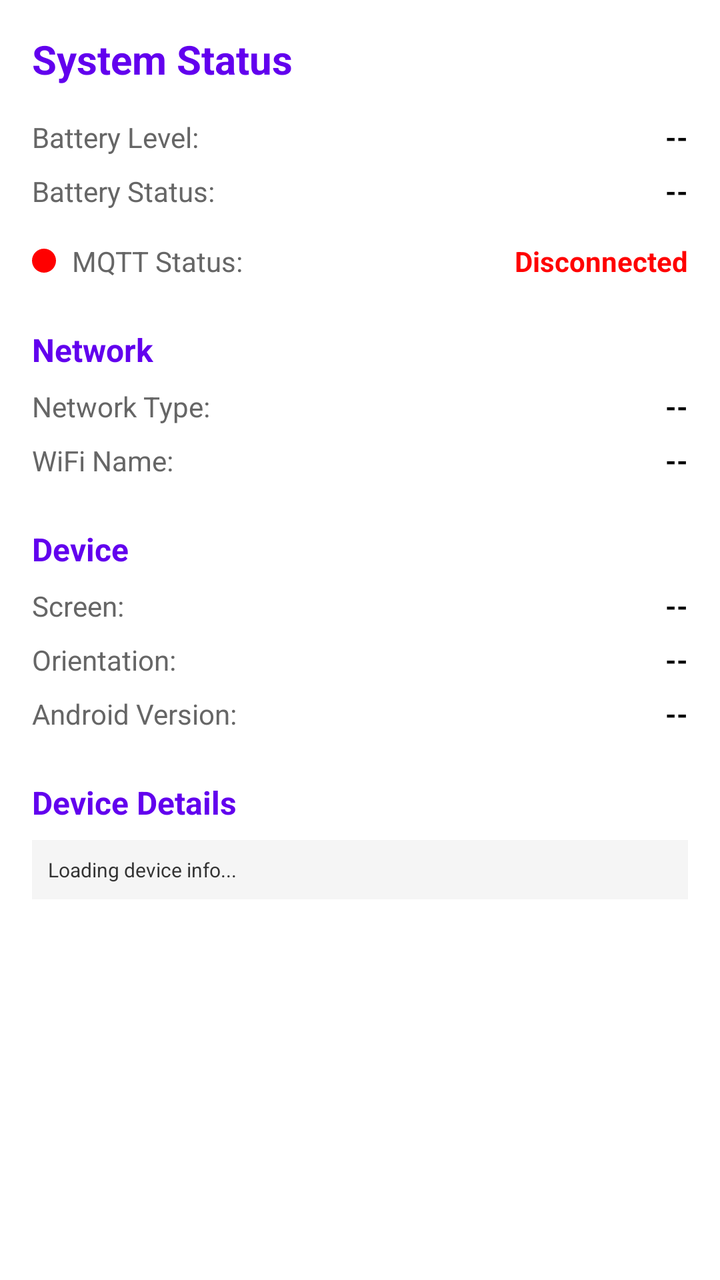
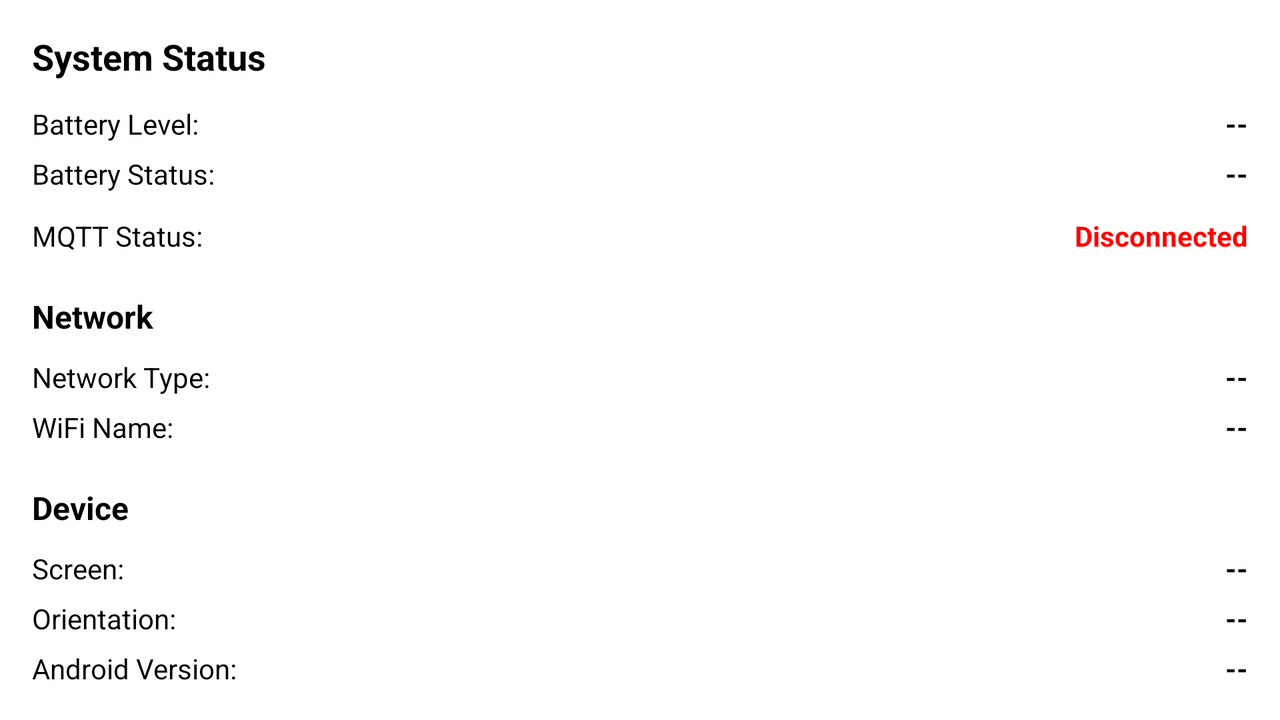

The same Android screen from two of the app's own layout files: first res/layout/ as a phone draws it, then the repository's variant for another configuration, drawn on a device whose configuration selects that folder. Both files follow.
<!-- AndroidManifest.xml: application theme Theme.MqttExample -->
<!-- res/layout/fragment_home.xml -->
<?xml version="1.0" encoding="utf-8"?>
<LinearLayout xmlns:android="http://schemas.android.com/apk/res/android"
    xmlns:app="http://schemas.android.com/apk/res-auto"
    android:layout_width="match_parent"
    android:layout_height="match_parent"
    android:orientation="horizontal"
    android:background="@android:color/white">

    
    <ScrollView
        android:id="@+id/main_scroll"
        android:layout_width="0dp"
        android:layout_height="match_parent"
        android:layout_weight="1">

        <LinearLayout
            android:layout_width="match_parent"
            android:layout_height="wrap_content"
            android:orientation="vertical"
            android:padding="16dp">

            <TextView
                android:layout_width="wrap_content"
                android:layout_height="wrap_content"
                android:text="System Status"
                android:textColor="?attr/colorPrimary"
                android:textSize="@dimen/text_h1"
                android:textStyle="bold" />

            
            <LinearLayout
                android:layout_width="match_parent"
                android:layout_height="wrap_content"
                android:layout_marginTop="@dimen/spacing_md"
                android:orientation="horizontal">

                <TextView
                    android:layout_width="0dp"
                    android:layout_height="wrap_content"
                    android:layout_weight="1"
                    android:text="Battery Level:"
                    android:textColor="#666666"
                    android:textSize="@dimen/text_body" />

                <TextView
                    android:id="@+id/battery_level"
                    android:layout_width="wrap_content"
                    android:layout_height="wrap_content"
                    android:text="--"
                    android:textColor="@android:color/black"
                    android:textSize="@dimen/text_body"
                    android:textStyle="bold" />
            </LinearLayout>

            <LinearLayout
                android:layout_width="match_parent"
                android:layout_height="wrap_content"
                android:layout_marginTop="@dimen/spacing_sm"
                android:orientation="horizontal">

                <TextView
                    android:layout_width="0dp"
                    android:layout_height="wrap_content"
                    android:layout_weight="1"
                    android:text="Battery Status:"
                    android:textColor="#666666"
                    android:textSize="@dimen/text_body" />

                <TextView
                    android:id="@+id/battery_status"
                    android:layout_width="wrap_content"
                    android:layout_height="wrap_content"
                    android:text="--"
                    android:textColor="@android:color/black"
                    android:textSize="@dimen/text_body"
                    android:textStyle="bold" />
            </LinearLayout>

            
            <LinearLayout
                android:layout_width="match_parent"
                android:layout_height="wrap_content"
                android:layout_marginTop="@dimen/spacing_md"
                android:orientation="horizontal"
                android:gravity="center_vertical">

                
                <View
                    android:id="@+id/mqtt_status_indicator"
                    android:layout_width="@dimen/status_indicator_size"
                    android:layout_height="@dimen/status_indicator_size"
                    android:background="@drawable/status_dot_red" />

                <TextView
                    android:layout_width="0dp"
                    android:layout_height="wrap_content"
                    android:layout_weight="1"
                    android:layout_marginStart="@dimen/spacing_sm"
                    android:text="MQTT Status:"
                    android:textColor="#666666"
                    android:textSize="@dimen/text_body" />

                <TextView
                    android:id="@+id/mqtt_status"
                    android:layout_width="wrap_content"
                    android:layout_height="wrap_content"
                    android:text="Disconnected"
                    android:textColor="#FF0000"
                    android:textSize="@dimen/text_body"
                    android:textStyle="bold" />
            </LinearLayout>

            
            <TextView
                android:id="@+id/network_title"
                android:layout_width="wrap_content"
                android:layout_height="wrap_content"
                android:layout_marginTop="@dimen/spacing_lg"
                android:text="Network"
                android:textColor="?attr/colorPrimary"
                android:textSize="@dimen/text_h2"
                android:textStyle="bold" />

            <LinearLayout
                android:layout_width="match_parent"
                android:layout_height="wrap_content"
                android:layout_marginTop="@dimen/spacing_sm"
                android:orientation="horizontal">

                <TextView
                    android:layout_width="0dp"
                    android:layout_height="wrap_content"
                    android:layout_weight="1"
                    android:text="Network Type:"
                    android:textColor="#666666"
                    android:textSize="@dimen/text_body" />

                <TextView
                    android:id="@+id/network_type"
                    android:layout_width="wrap_content"
                    android:layout_height="wrap_content"
                    android:text="--"
                    android:textColor="@android:color/black"
                    android:textSize="@dimen/text_body"
                    android:textStyle="bold" />
            </LinearLayout>

            <LinearLayout
                android:layout_width="match_parent"
                android:layout_height="wrap_content"
                android:layout_marginTop="@dimen/spacing_sm"
                android:orientation="horizontal">

                <TextView
                    android:layout_width="0dp"
                    android:layout_height="wrap_content"
                    android:layout_weight="1"
                    android:text="WiFi Name:"
                    android:textColor="#666666"
                    android:textSize="@dimen/text_body" />

                <TextView
                    android:id="@+id/wifi_name"
                    android:layout_width="wrap_content"
                    android:layout_height="wrap_content"
                    android:text="--"
                    android:textColor="@android:color/black"
                    android:textSize="@dimen/text_body"
                    android:textStyle="bold" />
            </LinearLayout>

            
            <TextView
                android:layout_width="wrap_content"
                android:layout_height="wrap_content"
                android:layout_marginTop="@dimen/spacing_lg"
                android:text="Device"
                android:textColor="?attr/colorPrimary"
                android:textSize="@dimen/text_h2"
                android:textStyle="bold" />

            <LinearLayout
                android:layout_width="match_parent"
                android:layout_height="wrap_content"
                android:layout_marginTop="@dimen/spacing_sm"
                android:orientation="horizontal">

                <TextView
                    android:layout_width="0dp"
                    android:layout_height="wrap_content"
                    android:layout_weight="1"
                    android:text="Screen:"
                    android:textColor="#666666"
                    android:textSize="@dimen/text_body" />

                <TextView
                    android:id="@+id/screen_info"
                    android:layout_width="wrap_content"
                    android:layout_height="wrap_content"
                    android:text="--"
                    android:textColor="@android:color/black"
                    android:textSize="@dimen/text_body"
                    android:textStyle="bold" />
            </LinearLayout>

            <LinearLayout
                android:layout_width="match_parent"
                android:layout_height="wrap_content"
                android:layout_marginTop="@dimen/spacing_sm"
                android:orientation="horizontal">

                <TextView
                    android:layout_width="0dp"
                    android:layout_height="wrap_content"
                    android:layout_weight="1"
                    android:text="Orientation:"
                    android:textColor="#666666"
                    android:textSize="@dimen/text_body" />

                <TextView
                    android:id="@+id/orientation"
                    android:layout_width="wrap_content"
                    android:layout_height="wrap_content"
                    android:text="--"
                    android:textColor="@android:color/black"
                    android:textSize="@dimen/text_body"
                    android:textStyle="bold" />
            </LinearLayout>

            <LinearLayout
                android:layout_width="match_parent"
                android:layout_height="wrap_content"
                android:layout_marginTop="@dimen/spacing_sm"
                android:orientation="horizontal">

                <TextView
                    android:layout_width="0dp"
                    android:layout_height="wrap_content"
                    android:layout_weight="1"
                    android:text="Android Version:"
                    android:textColor="#666666"
                    android:textSize="@dimen/text_body" />

                <TextView
                    android:id="@+id/android_version"
                    android:layout_width="wrap_content"
                    android:layout_height="wrap_content"
                    android:text="--"
                    android:textColor="@android:color/black"
                    android:textSize="@dimen/text_body"
                    android:textStyle="bold" />
            </LinearLayout>

            
            <TextView
                android:layout_width="wrap_content"
                android:layout_height="wrap_content"
                android:layout_marginTop="@dimen/spacing_lg"
                android:text="Device Details"
                android:textColor="?attr/colorPrimary"
                android:textSize="@dimen/text_h2"
                android:textStyle="bold" />

            
            <LinearLayout
                android:layout_width="match_parent"
                android:layout_height="wrap_content"
                android:layout_marginTop="@dimen/spacing_sm"
                android:background="#F5F5F5"
                android:padding="@dimen/spacing_sm">

                <TextView
                    android:id="@+id/device_details"
                    android:layout_width="match_parent"
                    android:layout_height="wrap_content"
                    android:text="Loading device info..."
                    android:textColor="#333333"
                    android:textSize="@dimen/text_small"
                    android:lineSpacingExtra="2dp"
                    android:maxLines="15"
                    android:ellipsize="end" />

            </LinearLayout>

        </LinearLayout>
    </ScrollView>

    
    <LinearLayout
        android:id="@+id/debug_log_container"
        android:layout_width="0dp"
        android:layout_height="match_parent"
        android:layout_weight="1"
        android:orientation="vertical"
        android:padding="12dp"
        android:background="#F5F5F5"
        android:visibility="gone">

        <LinearLayout
            android:layout_width="match_parent"
            android:layout_height="wrap_content"
            android:orientation="horizontal"
            android:gravity="center_vertical">

            <TextView
                android:layout_width="0dp"
                android:layout_height="wrap_content"
                android:layout_weight="1"
                android:text="Debug Log:"
                android:textColor="?attr/colorPrimary"
                android:textSize="@dimen/text_h2"
                android:textStyle="bold" />

            
            <Button
                android:id="@+id/btn_log_clear"
                android:layout_width="wrap_content"
                android:layout_height="48dp"
                android:minWidth="80dp"
                android:text="Clear"
                android:textAllCaps="false"
                android:textSize="14sp" />

            <Button
                android:id="@+id/btn_log_copy"
                android:layout_width="wrap_content"
                android:layout_height="48dp"
                android:layout_marginStart="4dp"
                android:minWidth="80dp"
                android:text="Copy"
                android:textAllCaps="false"
                android:textSize="14sp" />

            <Button
                android:id="@+id/btn_log_close"
                android:layout_width="wrap_content"
                android:layout_height="48dp"
                android:layout_marginStart="4dp"
                android:minWidth="80dp"
                android:text="Close"
                android:textAllCaps="false"
                android:textSize="14sp" />
        </LinearLayout>

        <ScrollView
            android:layout_width="match_parent"
            android:layout_height="0dp"
            android:layout_marginTop="4dp"
            android:layout_weight="1">

            <TextView
                android:id="@+id/log_text"
                android:layout_width="match_parent"
                android:layout_height="wrap_content"
                android:fontFamily="monospace"
                android:text=""
                android:textSize="11sp" />
        </ScrollView>
    </LinearLayout>

</LinearLayout>
<!-- resources referenced by this layout -->
<resources>
  <dimen name="spacing_lg">24dp</dimen>
  <dimen name="spacing_md">16dp</dimen>
  <dimen name="spacing_sm">8dp</dimen>
  <dimen name="status_indicator_size">12dp</dimen>
  <dimen name="text_body">14sp</dimen>
  <dimen name="text_h1">20sp</dimen>
  <dimen name="text_h2">16sp</dimen>
  <dimen name="text_small">10sp</dimen>
  <!-- drawable status_dot_red (drawable) -->
  <?xml version="1.0" encoding="utf-8"?>
  <shape xmlns:android="http://schemas.android.com/apk/res/android"
      android:shape="oval">
      <solid android:color="#FF0000" />
      <size
          android:width="@dimen/status_indicator_size"
          android:height="@dimen/status_indicator_size" />
  </shape>
  <style name="Theme.MqttExample" parent="Theme.MaterialComponents.DayNight.NoActionBar">
          <item name="colorPrimary">@color/purple_500</item>
          <item name="colorPrimaryVariant">@color/purple_700</item>
          <item name="colorOnPrimary">@color/white</item>
          <item name="colorSecondary">@color/teal_200</item>
          <item name="colorSecondaryVariant">@color/teal_700</item>
          <item name="colorOnSecondary">@color/black</item>
          <item name="android:statusBarColor" tools:targetApi="l">@android:color/transparent</item>
          <item name="android:navigationBarColor" tools:targetApi="l">@android:color/transparent</item>
          <item name="android:windowFullscreen">false</item>
          <item name="windowActionBar">false</item>
          <item name="windowNoTitle">true</item>
          <item name="android:windowDrawsSystemBarBackgrounds">true</item>
          <item name="android:windowLayoutInDisplayCutoutMode" tools:targetApi="28">shortEdges</item>
      </style>
</resources>
<!-- res/layout-land/fragment_home.xml (the repository's variant of the layout above) -->
<!-- drawn on the phone turned sideways -->
<?xml version="1.0" encoding="utf-8"?>
<LinearLayout xmlns:android="http://schemas.android.com/apk/res/android"
    android:layout_width="match_parent"
    android:layout_height="match_parent"
    android:orientation="horizontal"
    android:background="@android:color/white">

    
    <ScrollView
        android:id="@+id/main_scroll"
        android:layout_width="0dp"
        android:layout_height="match_parent"
        android:layout_weight="1">

        <LinearLayout
            android:layout_width="match_parent"
            android:layout_height="wrap_content"
            android:orientation="vertical"
            android:padding="16dp">

            <TextView
                android:layout_width="wrap_content"
                android:layout_height="wrap_content"
                android:text="System Status"
                android:textColor="@android:color/black"
                android:textSize="18sp"
                android:textStyle="bold" />

            
            <LinearLayout
                android:layout_width="match_parent"
                android:layout_height="wrap_content"
                android:layout_marginTop="12dp"
                android:orientation="horizontal">

                <TextView
                    android:layout_width="0dp"
                    android:layout_height="wrap_content"
                    android:layout_weight="1"
                    android:text="Battery Level:"
                    android:textColor="@android:color/black"
                    android:textSize="14sp" />

                <TextView
                    android:id="@+id/battery_level"
                    android:layout_width="wrap_content"
                    android:layout_height="wrap_content"
                    android:text="--"
                    android:textColor="@android:color/black"
                    android:textSize="14sp"
                    android:textStyle="bold" />
            </LinearLayout>

            <LinearLayout
                android:layout_width="match_parent"
                android:layout_height="wrap_content"
                android:layout_marginTop="6dp"
                android:orientation="horizontal">

                <TextView
                    android:layout_width="0dp"
                    android:layout_height="wrap_content"
                    android:layout_weight="1"
                    android:text="Battery Status:"
                    android:textColor="@android:color/black"
                    android:textSize="14sp" />

                <TextView
                    android:id="@+id/battery_status"
                    android:layout_width="wrap_content"
                    android:layout_height="wrap_content"
                    android:text="--"
                    android:textColor="@android:color/black"
                    android:textSize="14sp"
                    android:textStyle="bold" />
            </LinearLayout>

            
            <LinearLayout
                android:layout_width="match_parent"
                android:layout_height="wrap_content"
                android:layout_marginTop="12dp"
                android:orientation="horizontal">

                <TextView
                    android:layout_width="0dp"
                    android:layout_height="wrap_content"
                    android:layout_weight="1"
                    android:text="MQTT Status:"
                    android:textColor="@android:color/black"
                    android:textSize="14sp" />

                <TextView
                    android:id="@+id/mqtt_status"
                    android:layout_width="wrap_content"
                    android:layout_height="wrap_content"
                    android:text="Disconnected"
                    android:textColor="#FF0000"
                    android:textSize="14sp"
                    android:textStyle="bold" />
            </LinearLayout>

            
            <TextView
                android:id="@+id/network_title"
                android:layout_width="wrap_content"
                android:layout_height="wrap_content"
                android:layout_marginTop="20dp"
                android:text="Network"
                android:textColor="@android:color/black"
                android:textSize="16sp"
                android:textStyle="bold" />

            <LinearLayout
                android:layout_width="match_parent"
                android:layout_height="wrap_content"
                android:layout_marginTop="10dp"
                android:orientation="horizontal">

                <TextView
                    android:layout_width="0dp"
                    android:layout_height="wrap_content"
                    android:layout_weight="1"
                    android:text="Network Type:"
                    android:textColor="@android:color/black"
                    android:textSize="14sp" />

                <TextView
                    android:id="@+id/network_type"
                    android:layout_width="wrap_content"
                    android:layout_height="wrap_content"
                    android:text="--"
                    android:textColor="@android:color/black"
                    android:textSize="14sp"
                    android:textStyle="bold" />
            </LinearLayout>

            <LinearLayout
                android:layout_width="match_parent"
                android:layout_height="wrap_content"
                android:layout_marginTop="6dp"
                android:orientation="horizontal">

                <TextView
                    android:layout_width="0dp"
                    android:layout_height="wrap_content"
                    android:layout_weight="1"
                    android:text="WiFi Name:"
                    android:textColor="@android:color/black"
                    android:textSize="14sp" />

                <TextView
                    android:id="@+id/wifi_name"
                    android:layout_width="wrap_content"
                    android:layout_height="wrap_content"
                    android:text="--"
                    android:textColor="@android:color/black"
                    android:textSize="14sp"
                    android:textStyle="bold" />
            </LinearLayout>

            
            <TextView
                android:layout_width="wrap_content"
                android:layout_height="wrap_content"
                android:layout_marginTop="20dp"
                android:text="Device"
                android:textColor="@android:color/black"
                android:textSize="16sp"
                android:textStyle="bold" />

            <LinearLayout
                android:layout_width="match_parent"
                android:layout_height="wrap_content"
                android:layout_marginTop="10dp"
                android:orientation="horizontal">

                <TextView
                    android:layout_width="0dp"
                    android:layout_height="wrap_content"
                    android:layout_weight="1"
                    android:text="Screen:"
                    android:textColor="@android:color/black"
                    android:textSize="14sp" />

                <TextView
                    android:id="@+id/screen_info"
                    android:layout_width="wrap_content"
                    android:layout_height="wrap_content"
                    android:text="--"
                    android:textColor="@android:color/black"
                    android:textSize="14sp"
                    android:textStyle="bold" />
            </LinearLayout>

            <LinearLayout
                android:layout_width="match_parent"
                android:layout_height="wrap_content"
                android:layout_marginTop="6dp"
                android:orientation="horizontal">

                <TextView
                    android:layout_width="0dp"
                    android:layout_height="wrap_content"
                    android:layout_weight="1"
                    android:text="Orientation:"
                    android:textColor="@android:color/black"
                    android:textSize="14sp" />

                <TextView
                    android:id="@+id/orientation"
                    android:layout_width="wrap_content"
                    android:layout_height="wrap_content"
                    android:text="--"
                    android:textColor="@android:color/black"
                    android:textSize="14sp"
                    android:textStyle="bold" />
            </LinearLayout>

            <LinearLayout
                android:layout_width="match_parent"
                android:layout_height="wrap_content"
                android:layout_marginTop="6dp"
                android:orientation="horizontal">

                <TextView
                    android:layout_width="0dp"
                    android:layout_height="wrap_content"
                    android:layout_weight="1"
                    android:text="Android Version:"
                    android:textColor="@android:color/black"
                    android:textSize="14sp" />

                <TextView
                    android:id="@+id/android_version"
                    android:layout_width="wrap_content"
                    android:layout_height="wrap_content"
                    android:text="--"
                    android:textColor="@android:color/black"
                    android:textSize="14sp"
                    android:textStyle="bold" />
            </LinearLayout>

        </LinearLayout>
    </ScrollView>

    
    <LinearLayout
        android:id="@+id/debug_log_container"
        android:layout_width="0dp"
        android:layout_height="match_parent"
        android:layout_weight="1"
        android:orientation="vertical"
        android:padding="12dp"
        android:background="#F5F5F5"
        android:visibility="gone">

        <LinearLayout
            android:layout_width="match_parent"
            android:layout_height="wrap_content"
            android:orientation="horizontal"
            android:gravity="center_vertical">

            <TextView
                android:layout_width="0dp"
                android:layout_height="wrap_content"
                android:layout_weight="1"
                android:text="Debug Log:"
                android:textColor="@android:color/black"
                android:textSize="14sp"
                android:textStyle="bold" />

            <Button
                android:id="@+id/btn_log_clear"
                android:layout_width="wrap_content"
                android:layout_height="32dp"
                android:minWidth="56dp"
                android:text="Clear"
                android:textAllCaps="false"
                android:textSize="11sp" />

            <Button
                android:id="@+id/btn_log_copy"
                android:layout_width="wrap_content"
                android:layout_height="32dp"
                android:layout_marginStart="6dp"
                android:minWidth="56dp"
                android:text="Copy"
                android:textAllCaps="false"
                android:textSize="11sp" />

            <Button
                android:id="@+id/btn_log_close"
                android:layout_width="wrap_content"
                android:layout_height="32dp"
                android:layout_marginStart="6dp"
                android:minWidth="56dp"
                android:text="Close"
                android:textAllCaps="false"
                android:textSize="11sp" />
        </LinearLayout>

        <ScrollView
            android:layout_width="match_parent"
            android:layout_height="0dp"
            android:layout_marginTop="4dp"
            android:layout_weight="1">

            <TextView
                android:id="@+id/log_text"
                android:layout_width="match_parent"
                android:layout_height="wrap_content"
                android:fontFamily="monospace"
                android:text=""
                android:textSize="11sp" />
        </ScrollView>
    </LinearLayout>

</LinearLayout>
<!-- resources referenced by the variant -->
<!-- as the phone turned sideways resolves them -->
<resources>
  <style name="Theme.MqttExample" parent="Theme.MaterialComponents.DayNight.NoActionBar">
          <item name="colorPrimary">@color/purple_500</item>
          <item name="colorPrimaryVariant">@color/purple_700</item>
          <item name="colorOnPrimary">@color/white</item>
          <item name="colorSecondary">@color/teal_200</item>
          <item name="colorSecondaryVariant">@color/teal_700</item>
          <item name="colorOnSecondary">@color/black</item>
          <item name="android:statusBarColor" tools:targetApi="l">@android:color/transparent</item>
          <item name="android:navigationBarColor" tools:targetApi="l">@android:color/transparent</item>
          <item name="android:windowFullscreen">false</item>
          <item name="windowActionBar">false</item>
          <item name="windowNoTitle">true</item>
          <item name="android:windowDrawsSystemBarBackgrounds">true</item>
          <item name="android:windowLayoutInDisplayCutoutMode" tools:targetApi="28">shortEdges</item>
      </style>
</resources>
